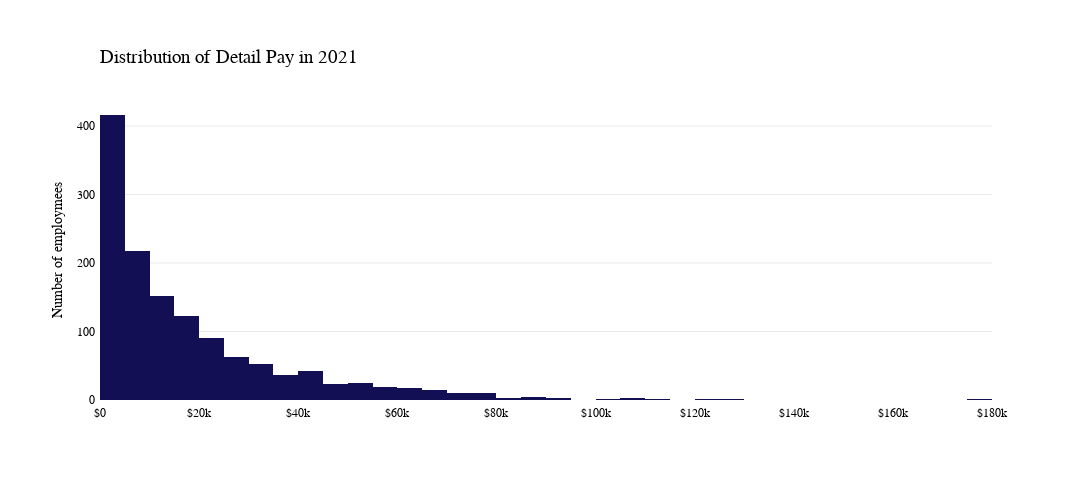

The notebook cell saved with this chart:
### Markdown cell above
## The payroll of injured is mainly injured in rang 0 to 25000

### Code cell
# use plotly to do the thing in above cell
import plotly.express as px
# change the color of bars to #0055aa

fig.update_traces(marker_color='#0055aa')

#Remove negative values
df = df.drop(df.index[df['DETAIL'] < 0])

# make the background transparent in white
fig.update_layout(plot_bgcolor='rgba(0,0,0,0)')
fig = px.histogram(df, x="DETAIL", nbins=50, title='<b>Distribution of Detail Pay</b>', color_discrete_sequence=['#130F54'])
fig.update_layout(font_family="GT America Bold")
# change the frount of thing other than title to GT-America-Standard-regular
fig.update_xaxes(showgrid=False, gridwidth=0.5, gridcolor='LightGray')
# add the kde line

fig.update_yaxes(title_text='Number of employmees')
fig.update_yaxes(showgrid=True, gridwidth=0.5, gridcolor='LightGray')

# Font & other aesthetic stuff
fig.update_layout(
    plot_bgcolor='rgba(0,0,0,0)',
    font_family="GT America",
    font_color="black",
    xaxis_title=None,
    xaxis_tickprefix = '$',
    height=500,
    width=1100,
    margin=dict(
        l=100,
        r=100,
        b=100,
        t=100,
        pad=4
    )
    
)

# Customize title
fig.update_layout(
    title=go.layout.Title(
        text="Distribution of Detail Pay in 2021",
        xref="paper",
        x=0,
        y=0.9,
        font_family="GT America Bold",
        font_size=19
    )
)

fig.show()

### Figure 1 — Plotly figure (JSON) as saved in the notebook; plotly's stock layout.template omitted (floating-point values rounded to 4 significant figures; data arrays with more than 128 entries replaced by an {"elided": "..."} marker saying what was removed)
{"data": [{"alignmentgroup": "True", "bingroup": "x", "hovertemplate": "DETAIL=%{x}<br>count=%{y}<extra></extra>", "legendgroup": "", "marker": {"color": "#130F54", "pattern": {"shape": ""}}, "name": "", "nbinsx": 50, "offsetgroup": "", "orientation": "v", "showlegend": false, "type": "histogram", "x": {"elided": "3081 int values"}, "xaxis": "x", "yaxis": "y"}], "layout": {"barmode": "relative", "font": {"color": "black", "family": "GT America"}, "height": 500, "legend": {"tracegroupgap": 0}, "margin": {"b": 100, "l": 100, "pad": 4, "r": 100, "t": 100}, "plot_bgcolor": "rgba(0,0,0,0)", "title": {"font": {"family": "GT America Bold", "size": 19}, "text": "Distribution of Detail Pay in 2021", "x": 0, "xref": "paper", "y": 0.9}, "width": 1100, "xaxis": {"anchor": "y", "domain": [0, 1], "gridcolor": "LightGray", "gridwidth": 0.5, "showgrid": false, "tickprefix": "$", "title": {}}, "yaxis": {"anchor": "x", "domain": [0, 1], "gridcolor": "LightGray", "gridwidth": 0.5, "showgrid": true, "title": {"text": "Number of employmees"}}}}
